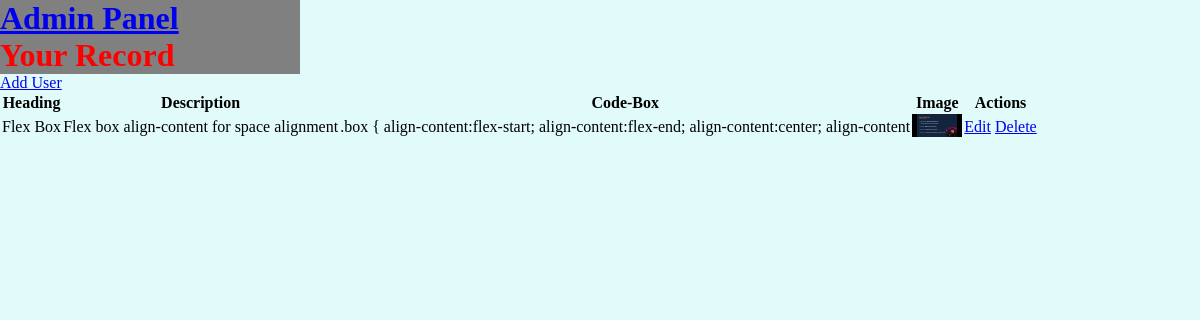
The page / on the database its author committed.
### piks/models.py (models this page shows, shortened)
class User(models.Model):
   usr_heading = models.CharField(max_length=100)
   usr_description = models.CharField(max_length=100)
   usr_code_box = models.CharField(max_length=100)
   usr_image = models.ImageField(upload_to='images/')

### piks/views.py (the view)
# urls.py: path('', user_list, name='user_list'),
def user_list(request):
   users = User.objects.all()
   return render(request, 'users/user_list.html', {'users': users})

### piks/templates/users/user_list.html (shortened to what this page needs)
<!DOCTYPE html>
{% load static %}
     <html>
     <head>
         <link rel="stylesheet" href="{% static 'piks/css/user.css' %}" title="main" type="text/css" />
         <link rel="stylesheet" href="{% static 'piks/css/style.css' %}" title="main" type="text/css" />
     </head>
     <body>
         <h1><a href="admin/">Admin Panel</a></h1>
         <h1>Your Record</h1>
         <a href="{% url 'user_create' %}">Add User</a>
         <table>
             <tr>
                 <th>Heading</th>
                 <th>Description</th>
                 <th>Code-Box</th>
                 <th>Image</th>
                 <th>Actions</th>
             </tr>
             {% for user in users %}
             <tr>
                 <td>{{ user.usr_heading }}</td>
                 <td>{{ user.usr_description }}</td>
                 <td>{{ user.usr_code_box }}</td>
                 <td><img src="{{ user.usr_image.url }}" alt="{{ user.usr_name }}" width="50"></td>
                 <td>
                     <a href="{% url 'user_edit' user.pk %}">Edit</a>
                     <a href="{% url 'user_delete' user.pk %}">Delete</a>
                 </td>
             </tr>
             {% endfor %}
         </table>
     </body>
     </html>

### piks/static/piks/css/user.css (style rules this page uses)
* { margin: 0; padding: 0; }
body { background-color: #eeee; width: 100vw; height: 100vh; }
h1 { color: red; background-color: grey; width: 300px; }

### piks/static/piks/css/style.css (style rules this page uses)
body { box-sizing: border-box; background-color: #e1fbfa; margin: 0; padding: 0; }

### rows shown on the page
User: usr_heading "Flex Box", usr_description "Flex box align-content for space alignment", usr_code_box ".box { align-content:flex-start; align-content:flex-end; align-content:center; align-content", usr_image (picture)
